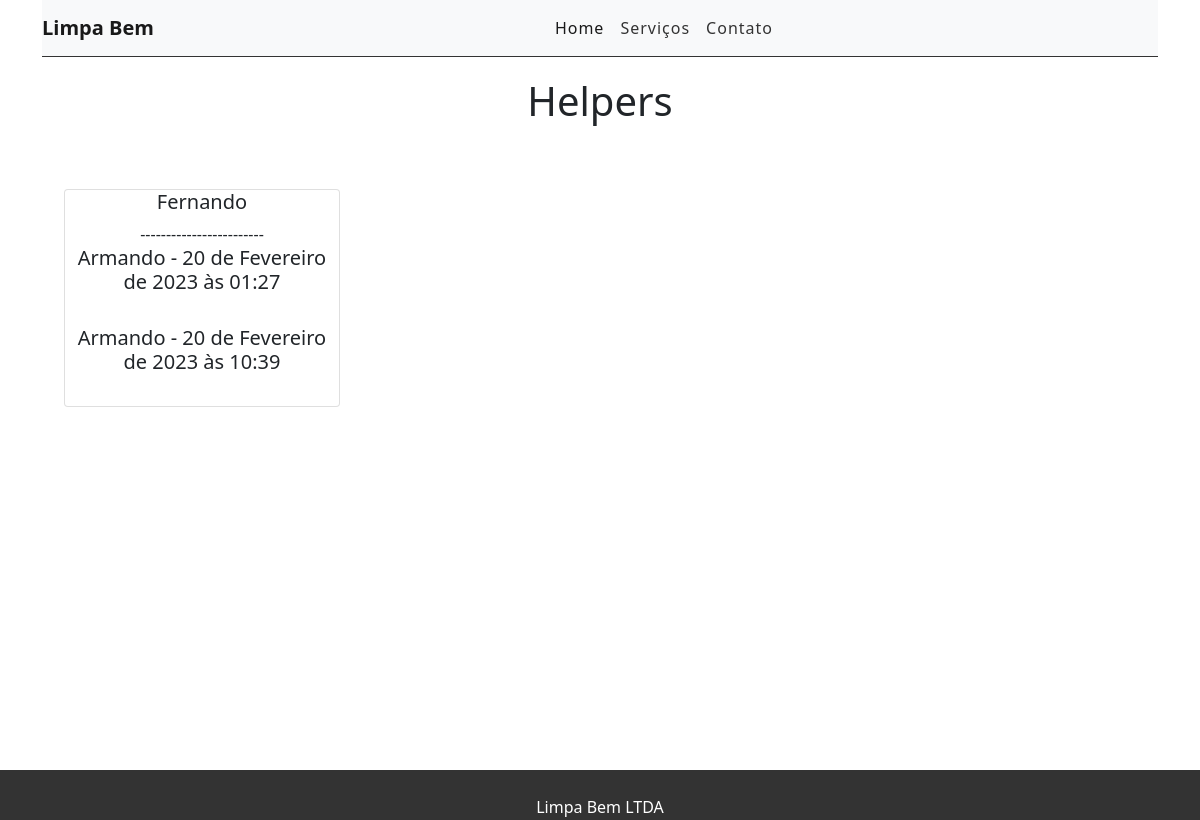
The app's page /funcionario/ver-helpers/ with its own data.
### atendimentos/models.py (models this page shows, shortened)
class Atendimento(models.Model):
    servico = models.ForeignKey(Servico, on_delete = models.CASCADE)
    atendente = models.ForeignKey(
                                settings.AUTH_USER_MODEL, on_delete=models.CASCADE,
                                limit_choices_to={'groups__name': 'Atendente'}, related_name='Atendente')
    helper = models.ForeignKey(
                                settings.AUTH_USER_MODEL, on_delete=models.CASCADE,
                                limit_choices_to={'groups__name': 'Helper'},  related_name='Helper')
    FORMA_PAGAMENTO = (
        ('D', 'Dinheiro'),
        ('P', 'PIX'),
        ('CD', 'Cartao Débito'),
        ('CC', 'Cartao Crédito')
    )
    formapgto = models.CharField(max_length= 2, choices=FORMA_PAGAMENTO,
                                    blank= False, null= False,
                                    default= 'D')
    GERENTE_DESCONTO = (
        ('S', 'Sim'),
        ('N', 'Não')
    )
    gerente_desc = models.CharField(max_length= 1,
                                    choices=GERENTE_DESCONTO, blank=False,
                                    null=False, default='N')
    valor = models.DecimalField(max_digits=10, decimal_places=2,
                                editable=False, default= 0.0)
    data_atendimento = models.DateTimeField(auto_now_add= True)
    data_agendada = models.DateTimeField(auto_now_add = False,
                                        blank= False, null= False)
    SITUACAO = (
        ('P', 'Pendente'),
        ('R', 'Realizado'),
        ('C', 'Cancelado')
    )
    situacao = models.CharField(max_length=1, choices=SITUACAO,
                                blank=False, null=False,
                                default='P')
    cliente = models.ForeignKey(Cliente, on_delete= models.CASCADE)

### clientes/models.py (models this page shows, shortened)
class Cliente(models.Model):
    nome = models.CharField(max_length= 255)
    telefone = models.CharField(max_length= 25)
    endereco = models.CharField(max_length=255)

### funcionarios/views.py (the view)
# urls.py: path('ver-helpers/', views.verHelpers, name='url_ver-helpers'),
def verHelpers(request):
    grupo = Group.objects.get(name='Helper')
    helpers = []
    for user in grupo.user_set.all():
        atendimentos = Atendimento.objects.filter(helper=user)
        helpers.append({
            'user': user,
            'atendimentos': atendimentos
        })
    data = {
        'helpers': helpers,
    }
    return render(request, 'verHelpers.html', data)

### funcionarios/templates/verHelpers.html (shortened to what this page needs)
{% extends 'base.html' %}
{%block content %}
{% if helpers %}
<h1 class="title">Helpers</h1>
<div class="servicos">
    <div class="row">
        {% for helper in helpers %}
        <div class="col-sm-6">
            <div class="card">
                    <h5 class="card-title">{{ helper.user.username }}</h5>
                    ------------------------
                    {% for atendimento in helper.atendimentos %}
                    <h5 class="card-title">{{ atendimento.cliente.nome }} - {{ atendimento.data_atendimento }}</h5>
                    <br>
                    {% endfor %}
                </div>
            </div>
        </div>
        {% endfor %}
    </div>
</div>
{% endif %}
{% endblock %}

### static/css/style.css (style rules this page uses)
* { padding: 0; }
html, body { height: 100%; margin: 0; }
div.row { margin-left: 10px; padding: 0; }
.title { text-align: center; }
.col-sm-6 { text-align: center; margin-top: 5%; margin-right: 10%; width: 300px; }

### records on screen
Atendimento: cliente.nome "Armando", data_atendimento "20 de Fevereiro de 2023 às 01:27"
Atendimento: cliente.nome "Armando", data_atendimento "20 de Fevereiro de 2023 às 10:39"

### other values on screen
{{ helper.user.username }} "Fernando"
